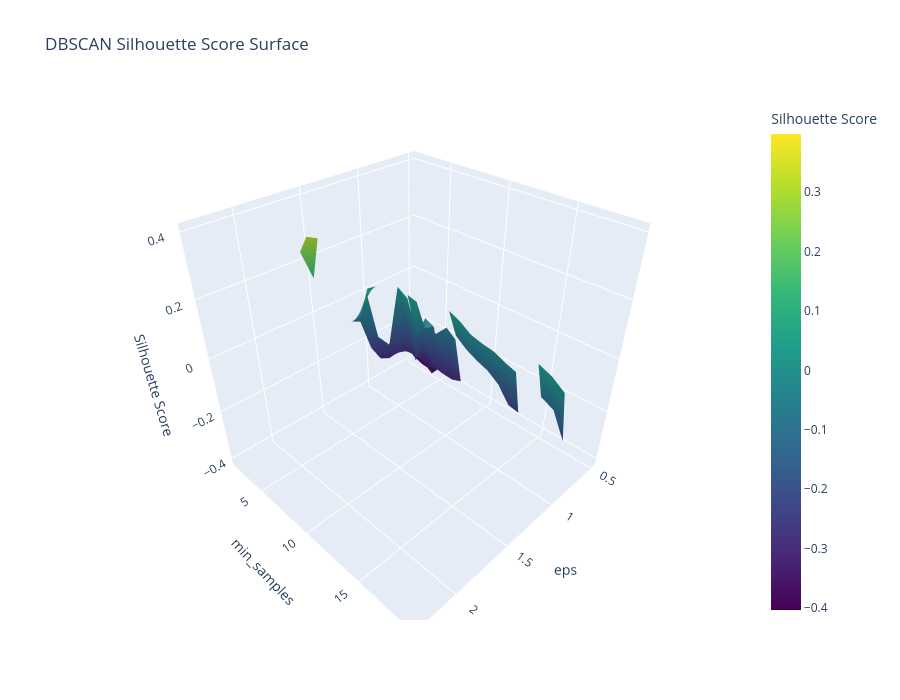

Write notebook code for a chart like this one.
### Code cell
import plotly.graph_objects as go

# Build a grid from the scores dict
scores_df = pd.DataFrame(
    [(e, m, s) for (e, m), s in scores.items()], columns=["eps", "min_samples", "score"]
)
grid = scores_df.pivot(index="min_samples", columns="eps", values="score")

fig = go.Figure(
    data=[
        go.Surface(
            x=grid.columns.values,
            y=grid.index.values,
            z=grid.values,
            colorscale="Viridis",
            colorbar=dict(title="Silhouette Score"),
        )
    ]
)

fig.update_layout(
    title="DBSCAN Silhouette Score Surface",
    scene=dict(xaxis_title="eps", yaxis_title="min_samples", zaxis_title="Silhouette Score"),
    width=900,
    height=700,
)

fig.show()

### Figure 1 — Plotly figure (JSON) as saved in the notebook; plotly's stock layout.template omitted (floating-point values rounded to 4 significant figures; data arrays with more than 128 entries replaced by an {"elided": "..."} marker saying what was removed)
{"data": [{"colorbar": {"title": {"text": "Silhouette Score"}}, "colorscale": [[0, "#440154"], [0.1111, "#482878"], [0.2222, "#3e4989"], [0.3333, "#31688e"], [0.4444, "#26828e"], [0.5556, "#1f9e89"], [0.6667, "#35b779"], [0.7778, "#6ece58"], [0.8889, "#b5de2b"], [1, "#fde725"]], "type": "surface", "x": [0.5, 0.6, 0.7, 0.8, 0.9, 1.0, 1.1, 1.2, 1.3, 1.4, 1.5, 1.6, 1.7, 1.8, 1.9, 2.3], "y": [2, 3, 4, 5, 6, 7, 8, 9, 10, 11, 12, 13, 14, 15, 16, 17, 18, 19], "z": {"elided": "18x16 float values"}}], "layout": {"height": 700, "scene": {"xaxis": {"title": {"text": "eps"}}, "yaxis": {"title": {"text": "min_samples"}}, "zaxis": {"title": {"text": "Silhouette Score"}}}, "title": {"text": "DBSCAN Silhouette Score Surface"}, "width": 900}}
